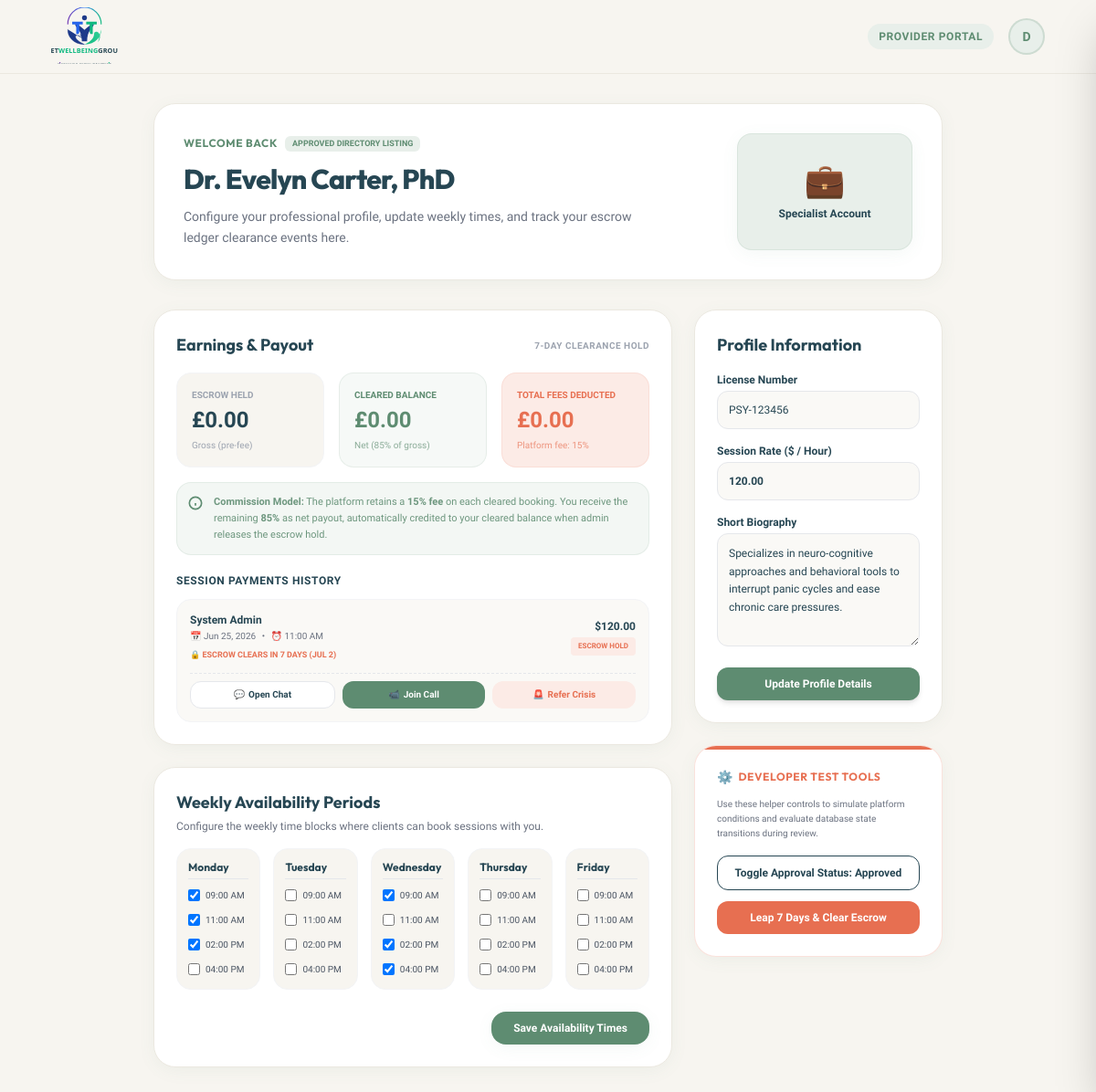
Page /specialist_dashboard.php (signed in) on the committed database.
### tables this page shows
CREATE TABLE IF NOT EXISTS `users` (
    `id` INT AUTO_INCREMENT PRIMARY KEY,
    `name` VARCHAR(100) NOT NULL,
    `email` VARCHAR(100) UNIQUE NOT NULL,
    `password` VARCHAR(255) NOT NULL,
    `role` VARCHAR(20) DEFAULT 'client',
    `archetype` VARCHAR(50) DEFAULT NULL,
    `license_no` VARCHAR(100) DEFAULT NULL,
    `bio` TEXT DEFAULT NULL,
    `hourly_rate` DECIMAL(10,2) DEFAULT NULL,
    `is_approved` TINYINT(1) DEFAULT 0,
    `escrow_balance` DECIMAL(10,2) DEFAULT 0.00,
    `clearance_balance` DECIMAL(10,2) DEFAULT 0.00,
    `is_suspended` TINYINT(1) DEFAULT 0,
    `crisis_state` TINYINT(1) DEFAULT 0,
    `is_champion` TINYINT(1) DEFAULT 0,
    `department_id` INT DEFAULT NULL,
    `created_at` TIMESTAMP DEFAULT CURRENT_TIMESTAMP
);

CREATE TABLE IF NOT EXISTS `teletherapy_bookings` (
    `id` INT AUTO_INCREMENT PRIMARY KEY,
    `user_id` INT NOT NULL,
    `therapist_name` VARCHAR(100) NOT NULL,
    `booking_date` DATE NOT NULL,
    `booking_time` VARCHAR(20) NOT NULL,
    `insurance_provider` VARCHAR(100) DEFAULT NULL,
    `amount_paid` DECIMAL(10,2) DEFAULT 0.00,
    `payment_status` VARCHAR(20) DEFAULT 'escrow',
    `release_date` DATETIME DEFAULT NULL,
    `therapist_id` INT DEFAULT NULL,
    `created_at` TIMESTAMP DEFAULT CURRENT_TIMESTAMP
);

### specialist_dashboard.php (the view, shortened to what the rows shown need)
<?php
require_once 'db.php';
$user_id = $_SESSION['user_id'];
$user_name = $_SESSION['user_name'];
$specialist = null;
if ($db_connected && $pdo) {
    try {
        $stmt = $pdo->prepare("SELECT * FROM users WHERE id = ?");
        $stmt->execute([$user_id]);
        $specialist = $stmt->fetch();
    } catch (PDOException $ex) {}
}
$specialist_name = $specialist['name'];
$bookings = [];
if ($db_connected && $pdo) {
    try {
        $stmt = $pdo->prepare("
            SELECT b.*, u.name as client_name
            FROM teletherapy_bookings b
            JOIN users u ON b.user_id = u.id
            WHERE b.therapist_id = ? OR b.therapist_name = ?
            ORDER BY b.booking_date DESC, b.booking_time DESC
        ");
        $stmt->execute([$user_id, $specialist_name]);
        $bookings = $stmt->fetchAll();
    } catch (PDOException $ex) {}
}
?>
<!DOCTYPE html>
<html lang="en" class="h-full scroll-smooth">
<head>
    <script src="https://cdn.tailwindcss.com"></script>
</head>
<body class="min-h-full flex flex-col selection:bg-brand-sage/20 selection:text-brand-slate">
    <main class="flex-grow mx-auto w-full max-w-4xl px-4 py-8 pb-24 md:pb-8 fade-in">
        <div class="mb-8 relative overflow-hidden rounded-3xl bg-white border border-[#EBE8E0] shadow-soft p-6 md:p-8 flex flex-col sm:flex-row items-center justify-between gap-6">
            <div class="space-y-3 z-10 max-w-lg">
                <h1 class="text-3xl font-extrabold font-outfit text-brand-slate tracking-tight mt-1">
                    <?php echo htmlspecialchars($user_name); ?>
                </h1>
            </div>
        </div>
        <div class="grid grid-cols-1 md:grid-cols-3 gap-6">
            <div class="md:col-span-2 space-y-6">
                <section class="bg-white rounded-3xl p-6 shadow-soft border border-[#EBE8E0]">
                    <div class="grid grid-cols-1 sm:grid-cols-3 gap-4 mb-4">
                        <div class="p-4 bg-brand-bg rounded-2xl border border-gray-100 flex flex-col">
                            <span class="text-[10px] text-gray-400 font-bold uppercase">Escrow Held</span>
                            <span class="text-2xl font-extrabold text-brand-slate mt-1">
                                &pound;<?php echo number_format((float)($specialist['escrow_balance'] ?? 0.00), 2); ?>
                            </span>
                            <span class="text-[10px] text-gray-400 mt-1">Gross (pre-fee)</span>
                        </div>
                        <div class="p-4 bg-brand-sageLight/40 rounded-2xl border border-brand-sage/10 flex flex-col">
                            <span class="text-[10px] text-brand-sage font-bold uppercase">Cleared Balance</span>
                            <span class="text-2xl font-extrabold text-brand-sage mt-1">
                                &pound;<?php echo number_format((float)($specialist['clearance_balance'] ?? 0.00), 2); ?>
                            </span>
                            <span class="text-[10px] text-brand-sage/70 mt-1">Net (85% of gross)</span>
                        </div>
                    </div>
                    <?php if (empty($bookings)): ?>
                        <div class="text-center py-8 text-gray-400 text-xs bg-[#FAF9F6] rounded-2xl border border-dashed border-gray-200">
                            No booked client sessions recorded.
                        </div>
                    <?php else: ?>
                        <div class="space-y-3">
                            <?php foreach ($bookings as $bk): ?>
                                <?php
                                    $is_released = ($bk['payment_status'] ?? '') === 'released';
                                    $date_diff = strtotime($bk['release_date'] ?? '') - time();
                                    $days_left = max(0, ceil($date_diff / 86400));
                                ?>
                                <div class="p-3.5 rounded-2xl border border-gray-100 bg-[#FAF9F6] flex flex-col justify-between gap-3 text-xs">
                                    <div class="flex items-center justify-between gap-4">
                                        <div>
                                            <div class="font-bold text-brand-slate"><?php echo htmlspecialchars($bk['client_name']); ?></div>
                                            <div class="text-[10px] text-gray-500 mt-0.5">
                                                <span>📅 <?php echo date('M j, Y', strtotime($bk['booking_date'])); ?></span>
                                                <span class="mx-1">•</span>
                                                <span>⏰ <?php echo htmlspecialchars($bk['booking_time']); ?></span>
                                            </div>
                                            <?php if (!$is_released && isset($bk['release_date'])): ?>
                                                <div class="text-[9px] text-brand-coral font-bold mt-1 uppercase">
                                                    🔒 Escrow Clears in <?php echo $days_left; ?> days (<?php echo date('M j', strtotime($bk['release_date'])); ?>)
                                                </div>
                                            <?php else: ?>
                                                <div class="text-[9px] text-brand-sage font-bold mt-1 uppercase">
                                                    ✅ Funds Cleared
                                                </div>
                                            <?php endif; ?>
                                        </div>
                                        <div class="text-right">
                                            <div class="font-extrabold text-brand-slate">$<?php echo number_format($bk['amount_paid'] ?? 0, 2); ?></div>
                                            <span class="inline-block mt-1 px-2 py-0.5 rounded text-[8px] font-bold uppercase <?php echo $is_released ? 'bg-brand-sageLight text-brand-sage' : 'bg-brand-coralLight text-brand-coral'; ?>">
                                                <?php echo $is_released ? 'Cleared' : 'Escrow Hold'; ?>
                                            </span>
                                        </div>
                                    </div>
                                    <div class="flex gap-2 pt-2 border-t border-dashed border-gray-250">
                                        <button onclick="openChatDrawer(<?php echo $bk['id']; ?>, '<?php echo addslashes($bk['client_name']); ?>')" class="flex-1 py-1.5 rounded-xl bg-white hover:bg-gray-50 border border-gray-200 text-brand-slate text-[10px] font-bold transition-all active:scale-95 flex items-center justify-center gap-1">
                                            <span>💬</span> Open Chat
                                        </button>
                                        <button onclick="joinCall(<?php echo $bk['id']; ?>, '<?php echo addslashes($bk['client_name']); ?>')" class="flex-1 py-1.5 rounded-xl bg-brand-sage hover:bg-brand-sageHover text-white text-[10px] font-bold transition-all active:scale-95 flex items-center justify-center gap-1">
                                            <span>📹</span> Join Call
                                        </button>
                                        <button onclick="triggerCrisisReferral(<?php echo $bk['user_id']; ?>, '<?php echo addslashes($bk['client_name']); ?>')" class="flex-1 py-1.5 rounded-xl bg-brand-coralLight hover:bg-brand-coral hover:text-white text-brand-coral text-[10px] font-bold transition-all active:scale-95 flex items-center justify-center gap-1">
                                            <span>🚨</span> Refer Crisis
                                        </button>
                                    </div>
                                </div>
                            <?php endforeach; ?>
                        </div>
                    <?php endif; ?>
                </section>
            </div>
            <div class="space-y-6">
                <section class="bg-white rounded-3xl p-6 shadow-soft border border-[#EBE8E0]">
                    <form method="POST" action="specialist_dashboard.php" class="space-y-4">
                        <div>
                            <label for="license_no" class="block text-xs font-semibold text-brand-slate mb-1">License Number</label>
                            <input
                                type="text"
                                name="license_no"
                                id="license_no"
                                required
                                value="<?php echo htmlspecialchars($specialist['license_no'] ?? ''); ?>"
                                placeholder="e.g. LCSW-123456"
                                class="w-full rounded-xl border border-gray-200 bg-brand-inputBg p-3 text-xs focus:border-brand-sage focus:outline-none text-brand-slate"
                            >
                        </div>
                        <div>
                            <label for="hourly_rate" class="block text-xs font-semibold text-brand-slate mb-1">Session Rate ($ / Hour)</label>
                            <input
                                type="number"
                                name="hourly_rate"
                                id="hourly_rate"
                                required
                                min="10"
                                max="1000"
                                value="<?php echo htmlspecialchars($specialist['hourly_rate'] ?? ''); ?>"
                                placeholder="e.g. 100"
                                class="w-full rounded-xl border border-gray-200 bg-brand-inputBg p-3 text-xs focus:border-brand-sage focus:outline-none text-brand-slate font-bold"
                            >
                        </div>
                        <div>
                            <label for="bio" class="block text-xs font-semibold text-brand-slate mb-1">Short Biography</label>
                            <textarea
                                name="bio"
                                id="bio"
                                required
                                rows="5"
                                placeholder="Tell users about your specialties, approach, and background..."
                                class="w-full rounded-xl border border-gray-200 bg-brand-inputBg p-3 text-xs focus:border-brand-sage focus:outline-none text-brand-slate leading-relaxed"
                            ><?php echo htmlspecialchars($specialist['bio'] ?? ''); ?></textarea>
                        </div>
                    </form>
                </section>
            </div>
        </div>
    </main>
</body>
</html>

### rows in the picture
users: escrow_balance "0.00", clearance_balance "0.00", license_no "PSY-123456", hourly_rate "120.00", bio "Specializes in neuro-cognitive approaches and behavioral tools to interrupt panic cycles and ease chronic care pressures."
teletherapy_bookings: user.name "System Admin", booking_date "Jun 25, 2026", booking_time "11:00 AM", release_date "JUL 2", amount_paid "120.00", payment_status "ESCROW HOLD"

### other values in the picture
$user_initial "D"
$user_name "Dr. Evelyn Carter, PhD"
$specialist_total_commission "0.00"
$d "Monday"
$s "09:00 AM"
$s "11:00 AM"
$s "02:00 PM"
$s "04:00 PM"
$d "Tuesday"
$d "Wednesday"
$d "Thursday"
$d "Friday"
